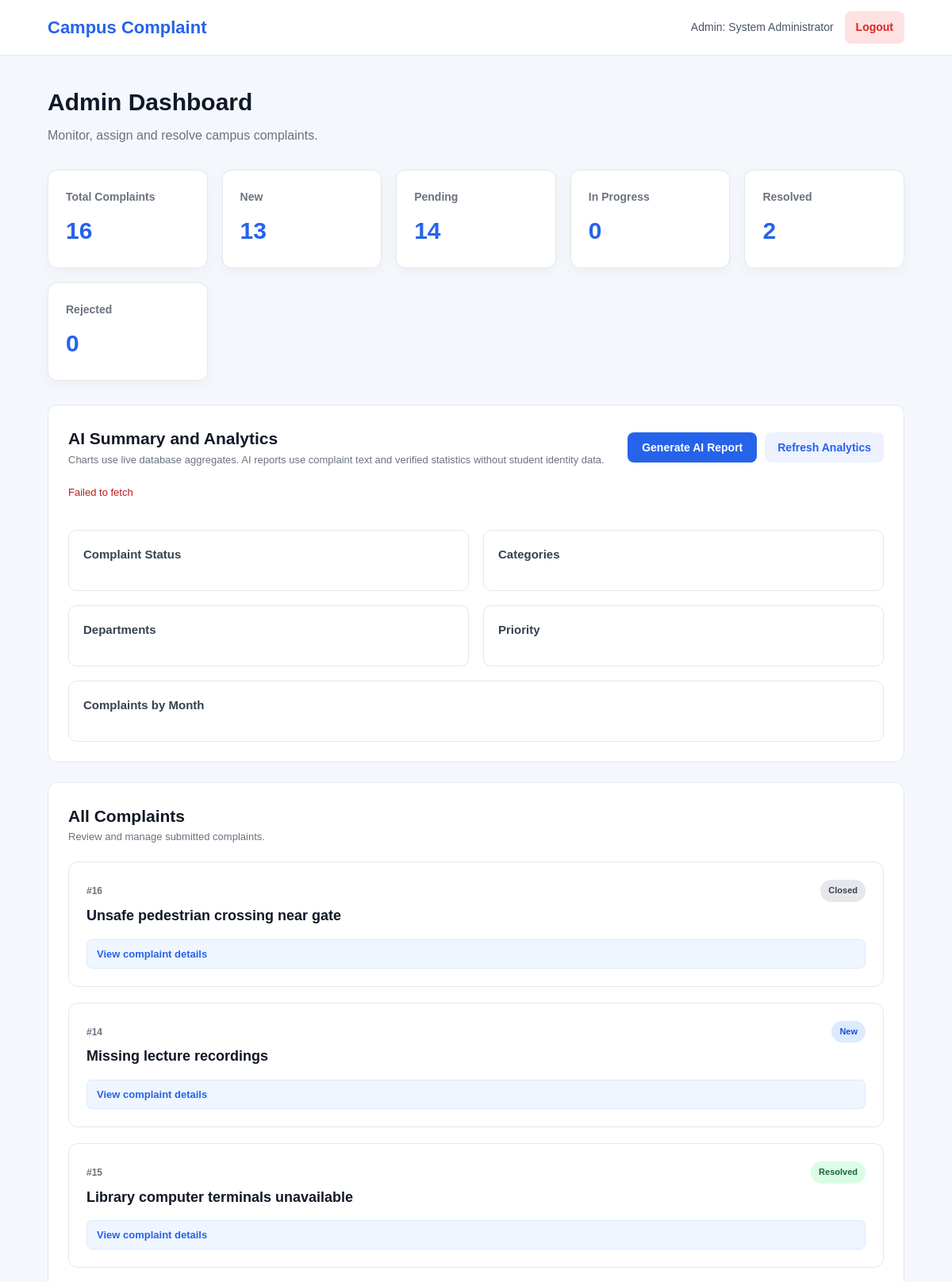
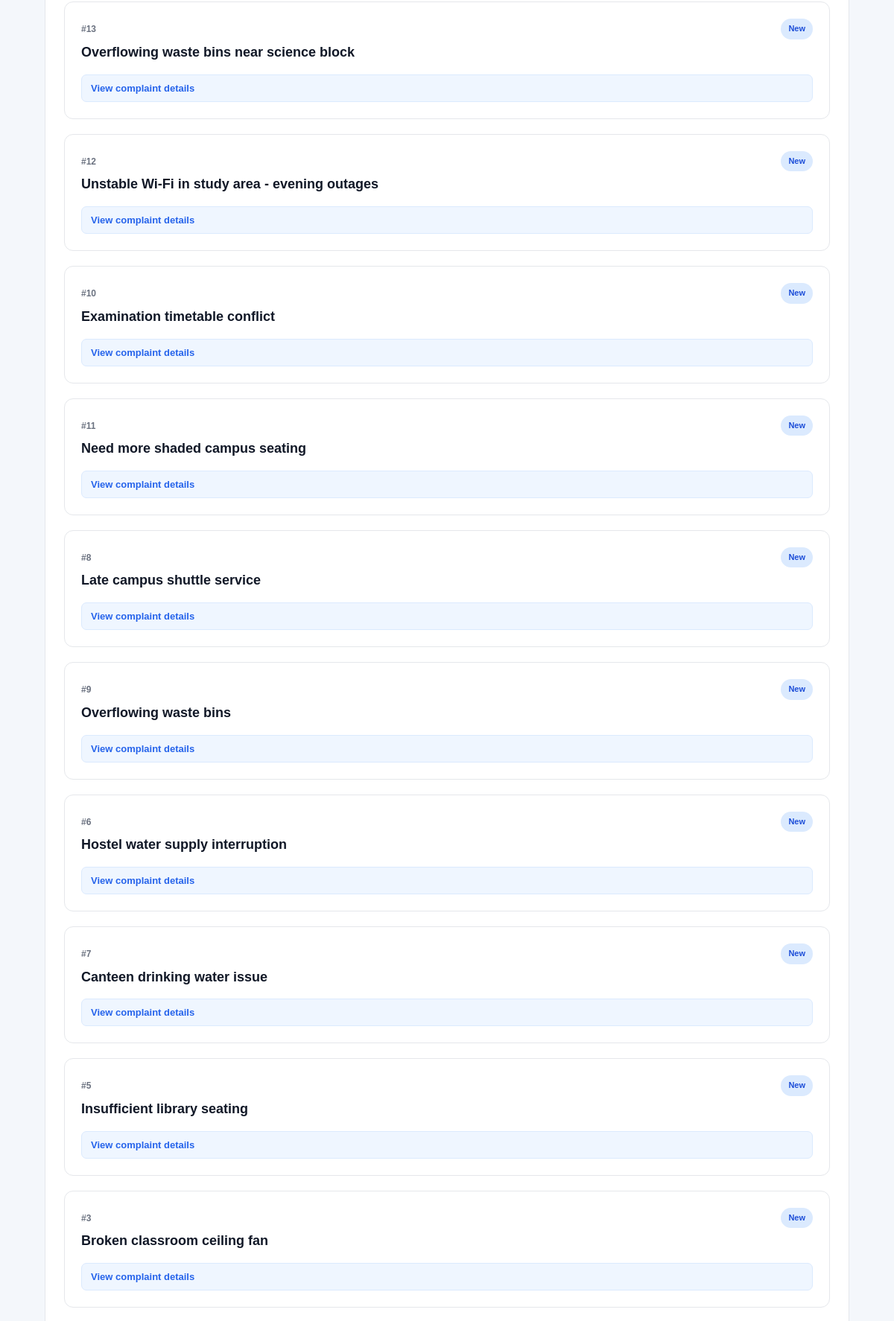
Screenshot of /admin/complaints/all (signed in, upper part) with the database file from the repository (2 pictures, top to bottom).
### tables this page shows
CREATE TABLE admins (
            id INTEGER PRIMARY KEY AUTOINCREMENT,
            name TEXT NOT NULL,
            email TEXT UNIQUE NOT NULL,
            password TEXT NOT NULL,
            role TEXT DEFAULT 'admin',
            created_at TIMESTAMP DEFAULT CURRENT_TIMESTAMP
        );

CREATE TABLE complaints (
            id INTEGER PRIMARY KEY AUTOINCREMENT,

            student_id INTEGER NOT NULL,

            title TEXT NOT NULL,
            description TEXT NOT NULL,

            category TEXT NOT NULL,

            department_id INTEGER,

            location TEXT,

            priority TEXT DEFAULT 'Medium',

            status TEXT DEFAULT 'New',

            assigned_to INTEGER,

            resolution TEXT,

            created_at TIMESTAMP DEFAULT CURRENT_TIMESTAMP,
            updated_at TIMESTAMP DEFAULT CURRENT_TIMESTAMP,
            resolved_at TIMESTAMP,

            FOREIGN KEY (student_id)
                REFERENCES students(id)
                ON DELETE CASCADE,

            FOREIGN KEY (department_id)
                REFERENCES departments(id)
                ON DELETE SET NULL,

            FOREIGN KEY (assigned_to)
                REFERENCES admins(id)
                ON DELETE SET NULL
        );

### app.py (the view)
@app.route("/admin")
@app.route("/admin/complaints/<status_filter>")
def admin_dashboard(status_filter=None):
    if session.get("user_type") != "admin":
        return redirect(url_for("login"))
    conn = get_db_connection()
    all_complaints = conn.execute(
        """
        SELECT
            c.*,

            s.name AS student_name,
            s.student_id AS student_number,

            d.name AS department_name,

            a.name AS assigned_admin,

            (
                SELECT COUNT(*)
                FROM complaint_support cs
                WHERE cs.complaint_id = c.id
            ) AS support_count

        FROM complaints c

        JOIN students s
            ON c.student_id = s.id

        LEFT JOIN departments d
            ON c.department_id = d.id

        LEFT JOIN admins a
            ON c.assigned_to = a.id

        ORDER BY c.created_at DESC
        """
    ).fetchall()
    status_pages = {
        "all": None,
        "new": ["New"],
        "pending": ["Verified", "Assigned", "In Progress"],
        "in-progress": ["In Progress"],
        "resolved": ["Resolved", "Closed"],
        "rejected": ["Rejected"]
    }
    if status_filter is None:
        complaints = []
    elif status_filter in status_pages:
        allowed_page_statuses = status_pages[status_filter]
        complaints = (
            all_complaints
            if allowed_page_statuses is None
            else [
                complaint
                for complaint in all_complaints
                if complaint["status"] in allowed_page_statuses
            ]
        )
    else:
        conn.close()
        return redirect(url_for("admin_dashboard"))
    admins = conn.execute(
        """
        SELECT id, name, email, role
        FROM admins
        ORDER BY name
        """
    ).fetchall()
    total = conn.execute(
        """
        SELECT COUNT(*)
        FROM complaints
        """
    ).fetchone()[0]
    new_count = conn.execute(
        """
        SELECT COUNT(*)
        FROM complaints
        WHERE status = 'New'
        """
    ).fetchone()[0]
    in_progress = conn.execute(
        """
        SELECT COUNT(*)
        FROM complaints
        WHERE status = 'In Progress'
        """
    ).fetchone()[0]
    resolved = conn.execute(
        """
        SELECT COUNT(*)
        FROM complaints
        WHERE status IN ('Resolved', 'Closed')
        """
    ).fetchone()[0]
    rejected = conn.execute(
        """
        SELECT COUNT(*)
        FROM complaints
        WHERE status = 'Rejected'
        """
    ).fetchone()[0]
    pending = total - resolved - rejected
    conn.close()
    return render_template(
        "admin_dashboard.html",
        complaints=complaints,
        admins=admins,
        total=total,
        new_count=new_count,
        in_progress=in_progress,
        resolved=resolved,
        rejected=rejected,
        pending=pending
    )

### app.py (called while the page is built, shortened)
def close_expired_resolved_complaints():
    conn = get_db_connection()
    try:
        expired = conn.execute(
            """
            SELECT id
            FROM complaints
            WHERE status = 'Resolved'
              AND resolved_at IS NOT NULL
              AND datetime(resolved_at) <= datetime('now', '-24 hours')
            """
        ).fetchall()
        if not expired:
            return
    finally:
        conn.close()

@app.before_request
def automatically_close_expired_complaints():
    close_expired_resolved_complaints()

### database.py (called while the page is built)
def get_db_connection():
    conn = sqlite3.connect(DATABASE_PATH)
    conn.row_factory = sqlite3.Row
    conn.execute("PRAGMA foreign_keys = ON")
    return conn

### templates/admin_dashboard.html (shortened to what this page needs)
<!DOCTYPE html>
<html lang="en">
<head>
    <link rel="stylesheet"
          href="{{ url_for('static', filename='css/style.css') }}">
</head>
<body>
<nav class="navbar">
    <div class="navbar-brand">
        <h2>Campus Complaint</h2>
    </div>
    <div class="navbar-user">
        <span>
            Admin: {{ session.get('user_name') }}
        </span>
        <a href="{{ url_for('logout') }}"
           class="logout-btn">
            Logout
        </a>
    </div>
</nav>
<div class="dashboard-container">
    <div class="dashboard-header">
        <div>
            <h1>Admin Dashboard</h1>
            <p>
                Monitor, assign and resolve campus complaints.
            </p>
        </div>
    </div>
    <div class="stats-grid">
        <a href="{{ url_for('admin_dashboard', status_filter='all') }}"
           class="stat-card">
            <h3>Total Complaints</h3>
            <div class="stat-number">
                {{ total }}
            </div>
        </a>
        <a href="{{ url_for('admin_dashboard', status_filter='new') }}"
           class="stat-card">
            <h3>New</h3>
            <div class="stat-number">
                {{ new_count }}
            </div>
        </a>
        <a href="{{ url_for('admin_dashboard', status_filter='pending') }}"
           class="stat-card">
            <h3>Pending</h3>
            <div class="stat-number">
                {{ pending }}
            </div>
        </a>
        <a href="{{ url_for('admin_dashboard', status_filter='in-progress') }}"
           class="stat-card">
            <h3>In Progress</h3>
            <div class="stat-number">
                {{ in_progress }}
            </div>
        </a>
        <a href="{{ url_for('admin_dashboard', status_filter='resolved') }}"
           class="stat-card">
            <h3>Resolved</h3>
            <div class="stat-number">
                {{ resolved }}
            </div>
        </a>
        <a href="{{ url_for('admin_dashboard', status_filter='rejected') }}"
           class="stat-card">
            <h3>Rejected</h3>
            <div class="stat-number">
                {{ rejected }}
            </div>
        </a>
    </div>
    <div class="dashboard-section analytics-section">
        <div class="section-header">
            <div>
                <h2>AI Summary and Analytics</h2>
                <p>
                    Charts use live database aggregates. AI reports use complaint
                    text and verified statistics without student identity data.
                </p>
            </div>
            <div class="analytics-actions">
                <button type="button" class="primary-btn" id="loadAiSummary">
                    Generate AI Report
                </button>
                <button type="button" class="secondary-btn" id="refreshAnalytics">
                    Refresh Analytics
                </button>
            </div>
        </div>
        <div id="analyticsMessage" class="analytics-message" role="status"></div>
        <div class="analytics-grid">
            <div class="analytics-card">
                <h3>Complaint Status</h3>
            </div>
            <div class="analytics-card">
                <h3>Categories</h3>
            </div>
            <div class="analytics-card">
                <h3>Departments</h3>
            </div>
            <div class="analytics-card">
                <h3>Priority</h3>
            </div>
            <div class="analytics-card analytics-card-wide">
                <h3>Complaints by Month</h3>
            </div>
        </div>
    </div>
    {% if request.path != '/admin' %}
    <div class="dashboard-section">
        <div class="section-header">
            <div>
                <h2>
                    {% if request.path.endswith('/new') %}
                        New Complaints
                    {% elif request.path.endswith('/pending') %}
                        Pending Complaints
                    {% elif request.path.endswith('/in-progress') %}
                        In Progress Complaints
                    {% elif request.path.endswith('/resolved') %}
                        Resolved Complaints
                    {% elif request.path.endswith('/rejected') %}
                        Rejected Complaints
                    {% else %}
                        All Complaints
                    {% endif %}
                </h2>
                <p>
                    Review and manage submitted complaints.
                </p>
            </div>
            {% endif %}
        </div>
        {% if complaints %}
            <div class="admin-complaints">
                {% for complaint in complaints %}
                    <div class="admin-complaint-card complaint-item"
                         data-status="{{ complaint['status'] }}">
                        <div class="complaint-card-header">
                            <div>
                                <span class="complaint-id">
                                    #{{ complaint['id'] }}
                                </span>
                                <h3>
                                    {{ complaint['title'] }}
                                </h3>
                            </div>
                            <span class="status
                                status-{{ complaint['status']
                                | lower
                                | replace(' ', '-') }}">
                                {{ complaint['status'] }}
                            </span>
                        </div>
                        <button type="button" class="complaint-toggle"
                                aria-expanded="false">
                            View complaint details
                        </button>
                    </div>
                {% endfor %}
            </div>
        {% endif %}
    </div>
</div>
</body>
</html>

### static/css/style.css (style rules this page uses)
* { margin: 0; padding: 0; box-sizing: border-box; }
html { scroll-behavior: smooth; }
body { font-family: Arial, Helvetica, sans-serif; background: #f4f7fb; color: #1f2937; line-height: 1.6; }
a { text-decoration: none; color: inherit; }
button, input, textarea, select { font-family: inherit; }
.navbar { width: 100%; min-height: 70px; background: #ffffff; border-bottom: 1px solid #e5e7eb; display: flex; align-items: center; justify-content: space-between; padding: 0 5%; position: sticky; top: 0; z-index: 100; }
.navbar-brand h2 { color: #2563eb; font-size: 22px; font-weight: 700; }
.navbar-user { display: flex; align-items: center; gap: 14px; }
.navbar-user span { font-size: 14px; color: #4b5563; }
.primary-btn, .secondary-btn, .login-btn, .logout-btn, .small-btn, .support-btn { display: inline-flex; align-items: center; justify-content: center; border: none; border-radius: 8px; cursor: pointer; font-size: 14px; font-weight: 600; transition: 0.2s; }
.primary-btn { padding: 11px 18px; background: #2563eb; color: #ffffff; }
.secondary-btn { padding: 10px 16px; background: #eef2ff; color: #2563eb; }
.logout-btn { padding: 9px 14px; background: #fee2e2; color: #dc2626; }
.dashboard-container { width: 90%; max-width: 1400px; margin: 35px auto; }
.dashboard-header { display: flex; align-items: center; justify-content: space-between; gap: 20px; margin-bottom: 30px; }
.dashboard-header h1 { font-size: 30px; color: #111827; margin-bottom: 5px; }
.dashboard-header p { color: #6b7280; }
.stats-grid { display: grid; grid-template-columns: repeat(auto-fit, minmax(200px, 1fr)); gap: 18px; margin-bottom: 30px; }
.stat-card { width: 100%; border: 1px solid #e5e7eb; font: inherit; text-align: left; background: #ffffff; border-radius: 12px; padding: 22px; box-shadow: 0 5px 18px rgba(0, 0, 0, 0.04); cursor: pointer; color: inherit; text-decoration: none; transition: 0.2s; }
.stat-card h3 { font-size: 14px; color: #6b7280; margin-bottom: 8px; }
.stat-number { font-size: 30px; font-weight: 700; color: #2563eb; }
.analytics-actions { display: flex; flex-wrap: wrap; gap: 10px; }
.analytics-message { min-height: 22px; margin-bottom: 15px; color: #166534; font-size: 13px; }
.analytics-message.error { color: #b91c1c; }
.analytics-grid { display: grid; grid-template-columns: repeat(2, minmax(0, 1fr)); gap: 18px; }
.analytics-card { padding: 18px; border: 1px solid #e5e7eb; border-radius: 10px; }
.analytics-card-wide { grid-column: 1 / -1; }
.analytics-card h3 { margin-bottom: 15px; color: #374151; font-size: 15px; }
.dashboard-section { background: #ffffff; border: 1px solid #e5e7eb; border-radius: 12px; padding: 25px; margin-bottom: 25px; }
.section-header { display: flex; align-items: center; justify-content: space-between; gap: 15px; margin-bottom: 20px; }
.section-header h2 { font-size: 21px; color: #111827; }
.section-header p { color: #6b7280; font-size: 13px; }
.complaint-toggle { display: block; width: 100%; margin: 12px 0 0; padding: 10px 12px; border: 1px solid #dbeafe; border-radius: 7px; background: #eff6ff; color: #2563eb; cursor: pointer; font-size: 13px; font-weight: 600; text-align: left; }
.complaint-card-header { display: flex; align-items: flex-start; justify-content: space-between; gap: 10px; margin-bottom: 15px; }
.complaint-id { font-size: 12px; color: #6b7280; font-weight: 600; }
.status { display: inline-flex; padding: 5px 10px; border-radius: 20px; font-size: 11px; font-weight: 700; white-space: nowrap; }
.status-new { background: #dbeafe; color: #1d4ed8; }
.status-resolved { background: #dcfce7; color: #166534; }
.status-closed { background: #e5e7eb; color: #374151; }
.admin-complaints { display: flex; flex-direction: column; gap: 20px; }
.admin-complaint-card { border: 1px solid #e5e7eb; border-radius: 12px; padding: 22px; background: #ffffff; }
.admin-complaint-card .complaint-toggle { margin-top: 14px; }
.admin-complaint-card h3 { margin-top: 5px; font-size: 18px; color: #111827; }

### rows the page displays
admins: get "System Administrator"
complaints: id "16", title "Unsafe pedestrian crossing near gate", status "Closed"
complaints: id "14", title "Missing lecture recordings", status "New"
complaints: id "15", title "Library computer terminals unavailable", status "Resolved"
complaints: id "13", title "Overflowing waste bins near science block", status "New"
complaints: id "12", title "Unstable Wi-Fi in study area - evening outages", status "New"
complaints: id "10", title "Examination timetable conflict", status "New"
complaints: id "11", title "Need more shaded campus seating", status "New"
complaints: id "8", title "Late campus shuttle service", status "New"
complaints: id "9", title "Overflowing waste bins", status "New"
complaints: id "6", title "Hostel water supply interruption", status "New"
complaints: id "7", title "Canteen drinking water issue", status "New"
complaints: id "5", title "Insufficient library seating", status "New"
complaints: id "3", title "Broken classroom ceiling fan", status "New"

### other values shown
{{ total }} "16"
{{ new_count }} "13"
{{ pending }} "14"
{{ in_progress }} "0"
{{ resolved }} "2"
{{ rejected }} "0"
